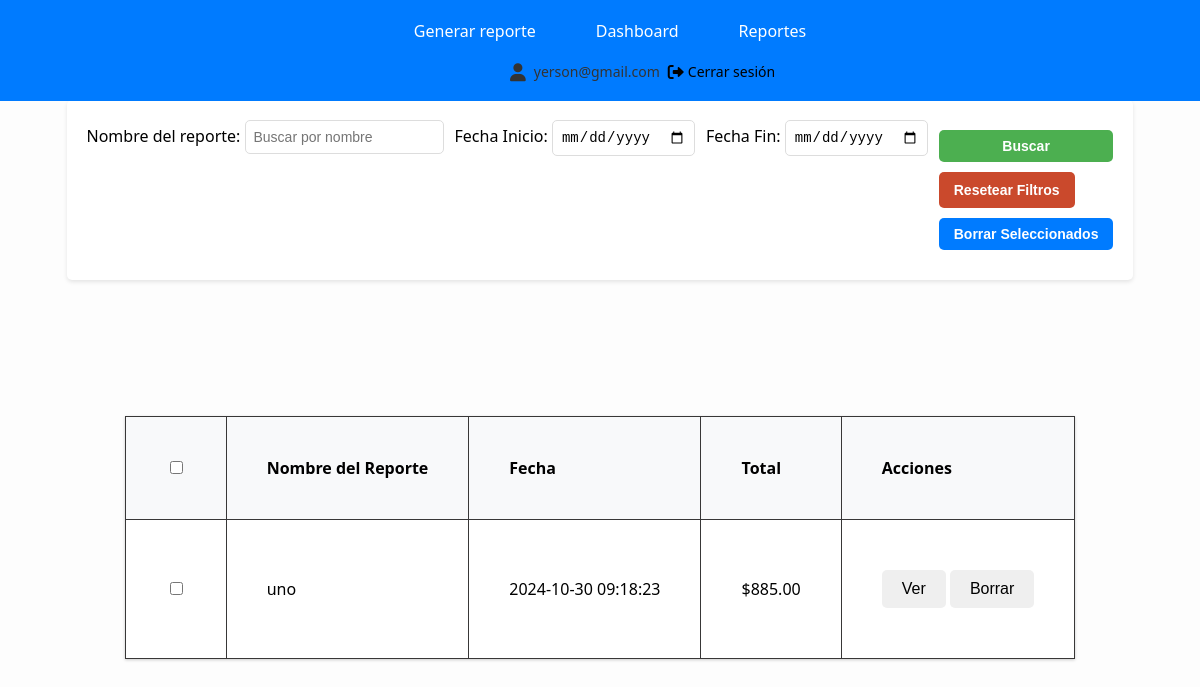
/reportes.anteriores (signed in), run on an earlier commit of the app's database.
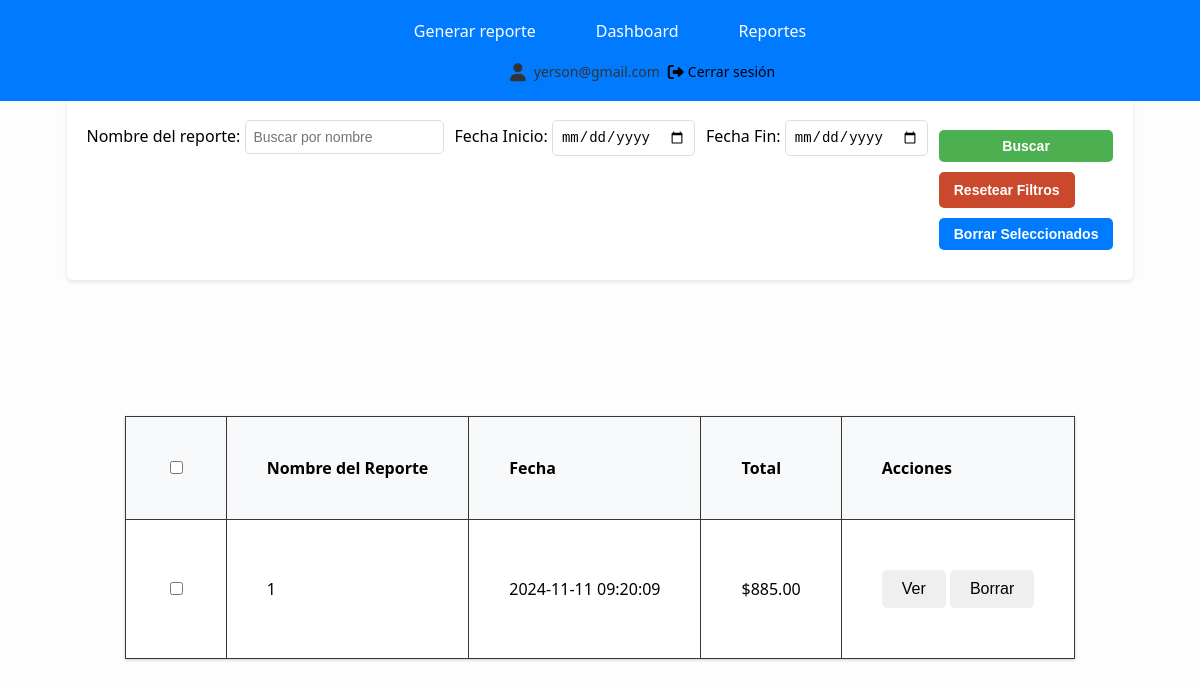
And on a later commit of the database.
### tables this page shows
CREATE TABLE reportes (
            id INTEGER PRIMARY KEY AUTOINCREMENT,
            user_id INTEGER NOT NULL,
            nombre TEXT NOT NULL,
            fecha TEXT NOT NULL,
            total REAL NOT NULL,
            FOREIGN KEY (user_id) REFERENCES usuarios (id)
        );

### app.py (the view)
@app.route('/reportes.anteriores')
def reportes_anteriores():
    if 'user_id' not in session:
        return redirect(url_for('index'))
    user_id = session['user_id']
    nombre = request.args.get('nombre', '')
    fecha_inicio = request.args.get('fecha_inicio')
    fecha_fin = request.args.get('fecha_fin')
    conn = get_db_connection()
    query = '''SELECT * FROM reportes WHERE user_id = ?'''
    params = [user_id]
    if nombre:
        query += ' AND nombre LIKE ?'
        params.append(f"%{nombre}%")
    if fecha_inicio and fecha_fin:
        query += ' AND fecha BETWEEN ? AND ?'
        params.extend([fecha_inicio, fecha_fin])
    query += ' ORDER BY fecha DESC'
    reportes = conn.execute(query, params).fetchall()
    conn.close()
    return render_template('reportes.html', reportes=reportes, fecha_inicio=fecha_inicio, fecha_fin=fecha_fin, nombre=nombre)

### app.py (called while the page is built)
def get_db_connection():
    conn = sqlite3.connect('app.db')
    conn.row_factory = sqlite3.Row
    return conn

### templates/reportes.html (shortened to what this page needs)
<!DOCTYPE html>
<html lang="es">
<head>
    <link rel="stylesheet" href="/static/styles.css">
    <link rel="stylesheet" href="https://cdnjs.cloudflare.com/ajax/libs/font-awesome/6.0.0-beta3/css/all.min.css">
</head>
<nav class="navbar">
    <ul class="menu">
        <li><a href="/upload">Generar reporte</a></li>
        <li><a href="/dashboard">Dashboard</a></li>
        <li><a href="/reportes.anteriores">Reportes</a></li>
    </ul>
    <div class="user-info">
        <i class="fas fa-user user-icon"></i>
        <span class="user-email">{{ session['user_email'] }}</span>
        <a href="/logout" class="logout-icon">
            <i class="fas fa-sign-out-alt"></i>
            <span class="logout-text">Cerrar sesión</span>
        </a>
    </div>
</nav>
<body>
    <div class="main-container principal">
        <div class="main-container">
            <div class="filters-section">
                <form id="report-filter-form" method="GET" action="/reportes.anteriores" class="filters-form">
                    <div class="filter-group-report">
                        <label for="nombre">Nombre del reporte:</label>
                        <input type="text" name="nombre" value="{{ nombre }}" placeholder="Buscar por nombre" class="filter-input">
                    </div>
                    <div class="filter-group-report">
                        <label for="fecha_inicio">Fecha Inicio:</label>
                        <input type="date" id="fecha_inicio" name="fecha_inicio" value="{{ fecha_inicio }}" class="filter-date">
                    </div>
                    <div class="filter-group-report">
                        <label for="fecha_fin">Fecha Fin:</label>
                        <input type="date" id="fecha_fin" name="fecha_fin" value="{{ fecha_fin }}" class="filter-date">
                    </div>
                    <div>
                        <button type="submit" class="filter-button">Buscar</button>
                        <button type="button" class="reset-button" onclick="resetFilters()">Resetear Filtros</button>
                        <button id="delete-selected" class="filter-button">Borrar Seleccionados</button>
                    </div>
                </form>
            </div>
        </div>
 <div class="main-container principal">
<div class="results-section">
    {% if reportes %}
        <table class="report-table">
            <thead>
                <tr>
                    <th><input type="checkbox" id="select-all"></th>
                    <th>Nombre del Reporte</th>
                    <th>Fecha</th>
                    <th>Total</th>
                    <th>Acciones</th>
                </tr>
            </thead>
            <tbody>
                {% for reporte in reportes %}
                    <tr>
                        <td><input type="checkbox" class="select-report" data-id="{{ reporte['id'] }}"></td>
                        <td>{{ reporte['nombre'] }}</td>
                        <td>{{ reporte['fecha'] }}</td>
                        <td>${{ "%.2f"|format(reporte['total']) }}</td>
                        <td>
                            <button onclick="viewReport('{{ reporte['id'] }}')">Ver</button>
                            <button onclick="deleteReport('{{ reporte['id'] }}')">Borrar</button>
                        </td>
                    </tr>
                {% endfor %}
            </tbody>
        </table>
    {% else %}
        <div class="no-reportes" style="text-align: center; margin-top: 20px;">
            <p>No se encontraron reportes que coincidan con los criterios de búsqueda.</p>
        </div>
    {% endif %}
</div>
</div>
    </div>
</body>
</html>

### static/styles.css (style rules this page uses)
body { font-family: 'Segoe UI', Tahoma, Geneva, Verdana, sans-serif; background-color: #fdfdfd; margin: 0; padding: 0; }
.main-container { display: flex; flex-wrap: wrap; justify-content: center; padding: 2rem; gap: 2rem; padding-top: 50px; }
.report-table { width: 100%; border-collapse: collapse; margin-top: 20px; }
.report-table th, .report-table td { border: 1px solid #ddd; padding: 8px; text-align: left; }
button, .btn-download, .btn-new-report, .btn-dashboard { display: inline-block; padding: 10px 20px; margin: 10px 0; border: none; border-radius: 5px; font-size: 16px; cursor: pointer; transition: all 0.3s ease; text-decoration: none; text-align: center; }
button[type="submit"] { background-color: #4CAF50; color: white; width: 100%; }
.navbar { position: fixed; top: 0; left: 0; width: 100%; background-color: #007bff; padding: 10px; text-align: center; z-index: 1000; }
.navbar ul { list-style-type: none; margin: 0; padding: 0; display: flex; justify-content: center; gap: 20px; }
.navbar ul li { display: inline; }
.navbar ul li a { color: white; text-decoration: none; padding: 10px 20px; display: inline-block; transition: background-color 0.3s; }
.menu { color: white; text-decoration: none; font-size: 16px; }
.report-table { width: 100%; border-collapse: collapse; margin-top: 20px; background-color: white; box-shadow: 0 1px 3px rgba(0,0,0,0.2); }
.report-table th, .report-table td { padding: 12px; text-align: left; border-bottom: 1px solid #ddd; }
.report-table th { background-color: #f8f9fa; font-weight: bold; }
.filters-section { background-color: #ffffff; padding: 20px; border-radius: 5px; margin-bottom: 20px; box-shadow: 0 2px 4px rgba(0,0,0,0.1); }
.filters-form { display: flex; width:50; flex-wrap: wrap; gap: 10px; }
.filter-button, .reset-button { display:block; padding: 10px 15px; font-size: 14px; font-weight: bold; text-align: center; border: none; border-radius: 5px; cursor: pointer; }
.reset-button { background-color: #ca492c; color: #fff; }
.user-icon { font-size: 1.5em; color: #ffffff; cursor: pointer; text-decoration: none; }
.user-info { position: relative; top: 15%; left: 40%; display: flex; align-items: center; gap: 8px; font-size: 14px; color: #333; padding: 10px 20px; border-radius: 6px; z-index: 1000; }
.user-info .user-icon { font-size: 18px; color: #333; }
.user-info .user-email { color: #333; }
.logout-icon { display: flex; align-items: center; color: #000000; text-decoration: none; gap: 4px; }
.logout-icon i { font-size: 16px; }
.logout-text { font-size: 14px; }
.filter-input, .filter-date { padding: 8px; border: 1px solid #ddd; border-radius: 5px; font-size: 14px; }
.filter-button { padding: 8px 15px; background-color: #007bff; color: #fff; border: none; border-radius: 5px; cursor: pointer; font-size: 14px; }
.filters-section { margin-bottom: 20px; }
.results-section { width: 100%; margin-top: 20px; }
.report-table { width: 100%; border-collapse: collapse; margin-top: 1px; }
.report-table th, .report-table td { padding: 40px; border: 1.5px solid #383737; text-align: left; }
.filter-group-report { display: inline-block; margin-right: 1px; }
.results-section { text-align: center; margin-top: 1px; }

What changed in the data, as far as the page shows it:
removed reportes: nombre "uno", fecha "2024-10-30 09:18:23", total "885.00"
added reportes: nombre "1", fecha "2024-11-11 09:20:09", total "885.00"
